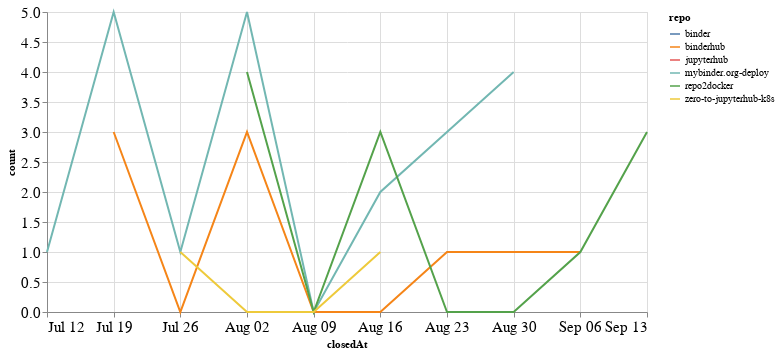

The code cell stored with this chart in its notebook:
### Code cell
closed_by_time = closed_by.groupby('repo').resample('W', on='closedAt').count()['author'].reset_index()
closed_by_time = closed_by_time.rename(columns={'author': 'count'})

alt.Chart(closed_by_time, width=600).mark_line().encode(
    x='closedAt',
    y='count',
    color='repo',
    tooltip="repo"
)

### Figure 1 — Vega-Lite specification as saved in the notebook (floating-point values rounded to 4 significant figures)
{"config": {"axisLeft": {"labelFontSize": 15}, "axisBottom": {"labelFontSize": 15}}, "data": {"name": "data-59bba4d261f7d908e2758d604d8c8840"}, "mark": "line", "encoding": {"color": {"type": "nominal", "field": "repo"}, "tooltip": {"type": "nominal", "field": "repo"}, "x": {"type": "temporal", "field": "closedAt"}, "y": {"type": "quantitative", "field": "count"}}, "width": 600, "$schema": "https://vega.github.io/schema/vega-lite/v4.8.1.json", "datasets": {"data-59bba4d261f7d908e2758d604d8c8840": [{"repo": "binder", "closedAt": "2020-07-26T00:00:00", "count": 1}, {"repo": "binderhub", "closedAt": "2020-07-19T00:00:00", "count": 3}, {"repo": "binderhub", "closedAt": "2020-07-26T00:00:00", "count": 0}, {"repo": "binderhub", "closedAt": "2020-08-02T00:00:00", "count": 3}, {"repo": "binderhub", "closedAt": "2020-08-09T00:00:00", "count": 0}, {"repo": "binderhub", "closedAt": "2020-08-16T00:00:00", "count": 0}, {"repo": "binderhub", "closedAt": "2020-08-23T00:00:00", "count": 1}, {"repo": "binderhub", "closedAt": "2020-08-30T00:00:00", "count": 1}, {"repo": "binderhub", "closedAt": "2020-09-06T00:00:00", "count": 1}, {"repo": "jupyterhub", "closedAt": "2020-08-16T00:00:00", "count": 1}, {"repo": "mybinder.org-deploy", "closedAt": "2020-07-12T00:00:00", "count": 1}, {"repo": "mybinder.org-deploy", "closedAt": "2020-07-19T00:00:00", "count": 5}, {"repo": "mybinder.org-deploy", "closedAt": "2020-07-26T00:00:00", "count": 1}, {"repo": "mybinder.org-deploy", "closedAt": "2020-08-02T00:00:00", "count": 5}, {"repo": "mybinder.org-deploy", "closedAt": "2020-08-09T00:00:00", "count": 0}, {"repo": "mybinder.org-deploy", "closedAt": "2020-08-16T00:00:00", "count": 2}, {"repo": "mybinder.org-deploy", "closedAt": "2020-08-23T00:00:00", "count": 3}, {"repo": "mybinder.org-deploy", "closedAt": "2020-08-30T00:00:00", "count": 4}, {"repo": "repo2docker", "closedAt": "2020-08-02T00:00:00", "count": 4}, {"repo": "repo2docker", "closedAt": "2020-08-09T00:00:00", "count": 0}, {"repo": "repo2docker", "closedAt": "2020-08-16T00:00:00", "count": 3}, {"repo": "repo2docker", "closedAt": "2020-08-23T00:00:00", "count": 0}, {"repo": "repo2docker", "closedAt": "2020-08-30T00:00:00", "count": 0}, {"repo": "repo2docker", "closedAt": "2020-09-06T00:00:00", "count": 1}, {"repo": "repo2docker", "closedAt": "2020-09-13T00:00:00", "count": 3}, {"repo": "zero-to-jupyterhub-k8s", "closedAt": "2020-07-26T00:00:00", "count": 1}, {"repo": "zero-to-jupyterhub-k8s", "closedAt": "2020-08-02T00:00:00", "count": 0}, {"repo": "zero-to-jupyterhub-k8s", "closedAt": "2020-08-09T00:00:00", "count": 0}, {"repo": "zero-to-jupyterhub-k8s", "closedAt": "2020-08-16T00:00:00", "count": 1}]}}
